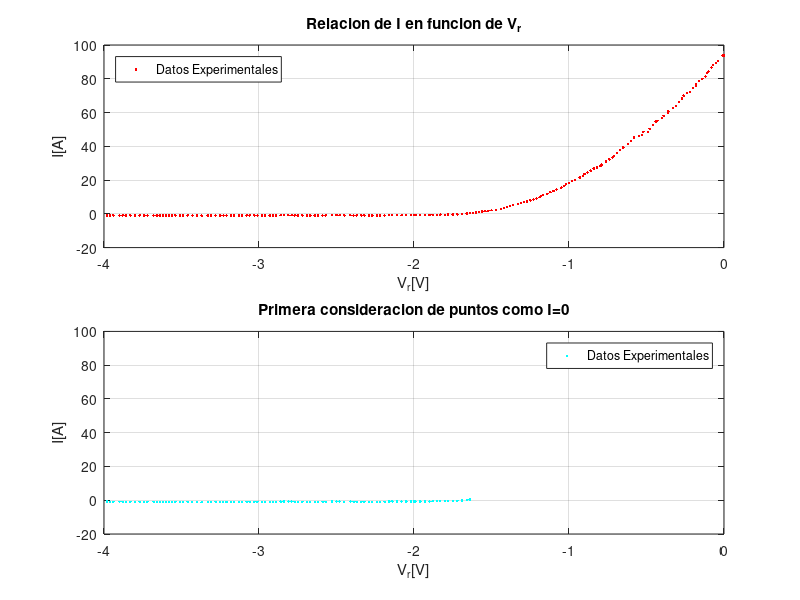
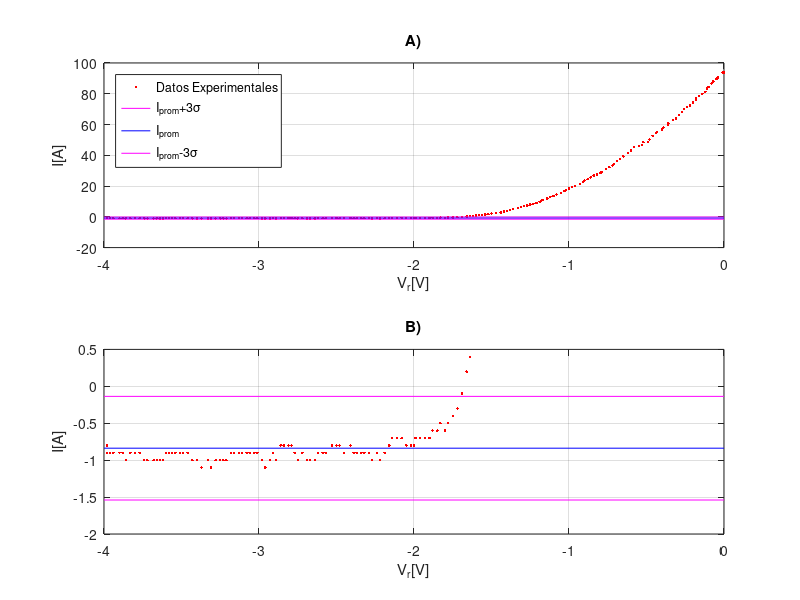
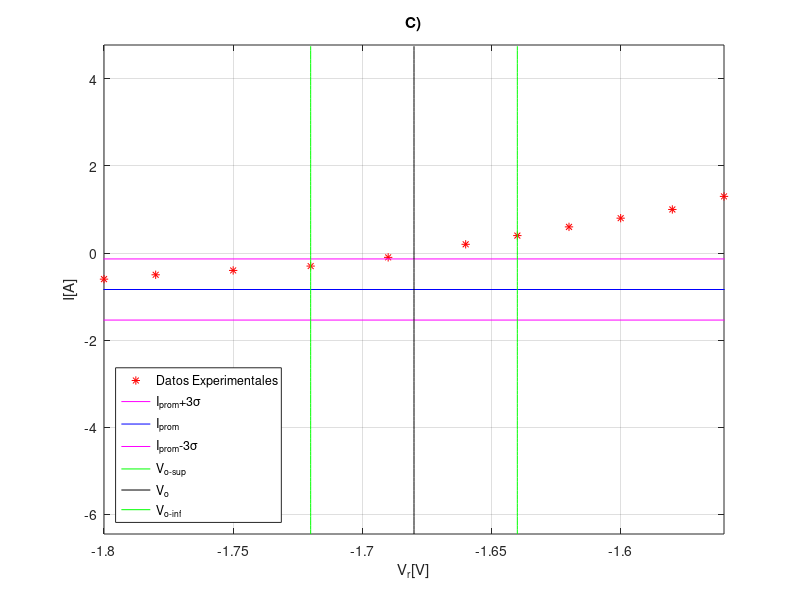

MATLAB code for these plots, in order:
clear all; close all;
Vr = [0	0	-0.01	-0.04	-0.05	-0.07	-0.08	-0.1	-0.11	-0.12	-0.14	-0.16	-0.18	-0.18	-0.2	-0.22	-0.24	-0.26	-0.27	-0.29	-0.31	-0.33	-0.36	-0.36	-0.39	-0.4	-0.43	-0.44	-0.46	-0.48	-0.49	-0.52	-0.53	-0.55	-0.58	-0.6	-0.62	-0.65	-0.67	-0.69	-0.71	-0.72	-0.74	-0.76	-0.79	-0.79	-0.8	-0.82	-0.84	-0.86	-0.88	-0.9	-0.91	-0.93	-0.96	-0.98	-1	-1.02	-1.03	-1.05	-1.08	-1.1	-1.12	-1.14	-1.17	-1.18	-1.19	-1.21	-1.23	-1.25	-1.27	-1.29	-1.31	-1.33	-1.36	-1.38	-1.4	-1.42	-1.44	-1.47	-1.5	-1.52	-1.54	-1.56	-1.58	-1.6	-1.62	-1.64	-1.66	-1.69	-1.72	-1.75	-1.78	-1.8	-1.83	-1.85	-1.88	-1.9	-1.93	-1.96	-1.99	-2	-2.02	-2.05	-2.08	-2.11	-2.14	-2.16	-2.19	-2.22	-2.24	-2.27	-2.29	-2.32	-2.34	-2.37	-2.39	-2.41	-2.45	-2.48	-2.5	-2.53	-2.57	-2.59	-2.62	-2.64	-2.67	-2.69	-2.72	-2.75	-2.77	-2.79	-2.81	-2.84	-2.86	-2.89	-2.91	-2.93	-2.96	-2.98	-3.01	-3.03	-3.06	-3.08	-3.11	-3.13	-3.16	-3.18	-3.21	-3.23	-3.25	-3.28	-3.31	-3.33	-3.37	-3.4	-3.43	-3.46	-3.49	-3.51	-3.54	-3.56	-3.58	-3.6	-3.62	-3.64	-3.66	-3.68	-3.72	-3.74	-3.77	-3.8	-3.83	-3.86	-3.88	-3.9	-3.94	-3.96	-3.98	-3.98	-3.98	-3.98];
I = [94	93.9	93.7	90.6	89.4	88	86.7	84.4	83.3	81.3	80	78.7	76.8	76.1	74.4	72.3	71.5	70	68.2	66.1	63.8	62.8	60.6	59.8	58	56.7	55.1	54.6	52.7	50.3	48.6	48.5	46.8	46.2	45.3	43.2	41.5	39.3	37.7	36.2	34.2	33.3	32.2	31.1	29.2	28.7	28.5	27.5	26.8	25.6	24.4	23.6	22.5	21.5	20	19.5	18.3	17.5	16.6	15.5	14.5	13.5	12.9	11.9	11	10.4	9.8	9	8.5	8	7.4	6.9	6.3	5.8	5.2	4.5	3.9	3.4	2.9	2.4	2.1	1.8	1.5	1.3	1	0.8	0.6	0.4	0.2	-0.1	-0.3	-0.4	-0.5	-0.6	-0.5	-0.6	-0.6	-0.7	-0.7	-0.7	-0.7	-0.8	-0.8	-0.8	-0.7	-0.7	-0.7	-0.8	-0.9	-1	-0.9	-1	-0.9	-0.9	-0.9	-0.9	-0.9	-0.8	-0.9	-0.8	-0.8	-0.8	-0.9	-0.9	-0.9	-1	-1	-1	-0.9	-1	-0.9	-0.8	-0.8	-0.8	-0.8	-1	-0.9	-1	-1.1	-1	-0.9	-0.9	-0.9	-0.9	-0.9	-0.9	-0.9	-0.9	-1	-1	-1	-1	-1.1	-1	-1.1	-1	-1	-0.9	-0.9	-0.9	-0.9	-0.9	-0.9	-0.9	-1	-1	-1	-1	-1	-1	-0.9	-0.9	-0.9	-1	-0.9	-0.9	-0.9	-0.9	-0.9	-0.9	-0.8	-0.8];
volmax = -1.64; %%%%%%%%%%%%%%%%%%%% <-------------SELECCIONAR el valor de voltaje hasta el que se considera, inicialmente, que esta el 0
N=find(Vr == volmax);
n = 0; x(1) = 0; y(1) = 0;
for n = N:size(Vr,2)
  x(n-(N-1)) = Vr(n);
  y(n-(N-1)) = I(n);
end

prom=mean(y)
destan=std(y)
size(y,2)
xx = -4:1:0;Isup =prom+3*destan; Iprom= prom; Iinf = prom-3*destan; deltaI = 3*destan;
yysup = Isup*ones(1,5);
yyprom = Iprom*ones(1,5);
yyinf = Iinf*ones(1,5);
Vosup=-1.72; %%%%%%%%%%%%%%%%%%%% <-------------
Voinf=-1.64; %%%%%%%%%%%%%%%%%%%% <-------------SELECCIONAR el rango para el cual se considera que esta el primer voltaje fuera de la region 0
Vo=(Vosup+Voinf)/2
deltaVo=Vo-Vosup
xinf = Vo-((0.4/0.1)-1)*deltaVo; xsup = Vo+((0.4/0.1)-1)*deltaVo; ysup = Iprom+((0.45/0.05)-1)*deltaI;yinf = Iprom-((0.45/0.05)-1)*deltaI;
yf1= yinf:0.1:ysup;
xf1= Vosup*ones(1,length(yf1));
yf2= yinf:0.1:ysup;
xf2= Vo*ones(1,length(yf2));
yf3= yinf:0.1:ysup;
xf3= Voinf*ones(1,length(yf3));

figure(1);clf;
%%%%%%%%%%%%%%%%%%%%%%%%%%%%%%%%%%%%%%%%%%%%%%%%%%%%%%%%%%%%%%%%%%%%%%
subplot(2,2,1:2)
plot (Vr,I,'r.');grid on;
xlabel('V_{r}[V]');ylabel('I[A]');
legend('Datos Experimentales','Location','northwest')
title('Relacion de I en funcion de V_{r}')
%%%%%%%%%%%%%%%%%%%%%%%%%%%%%%%%%%%%%%%%%%%%%%%%%%%%%%%%%%%%%%%%%%%%%%
subplot(2,2,3:4)
plot (x,y,'c.');grid on;
axis([-4 0 -20 100])
xlabel('V_{r}[V]');ylabel('I[A]');
legend('Datos Experimentales')
title('Primera consideracion de puntos como I=0')

figure(2);clf;
%%%%%%%%%%%%%%%%%%%%%%%%%%%%%%%%%%%%%%%%%%%%%%%%%%%%%%%%%%%%%%%%%%%%%%
subplot(2,1,1)
plot (Vr,I,'r.',xx,yysup,'m-',xx,yyprom,'b-',xx,yyinf,'m-');grid on;
axis([-4 0 -20 100])
title('A)')
xlabel('V_{r}[V]');ylabel('I[A]');
legend('Datos Experimentales','I_{prom}+3\sigma','I_{prom}','I_{prom}-3\sigma','Location','northwest')
%%%%%%%%%%%%%%%%%%%%%%%%%%%%%%%%%%%%%%%%%%%%%%%%%%%%%%%%%%%%%%%%%%%%%%
subplot(2,1,2)
plot (Vr,I,'r.',xx,yysup,'m-',xx,yyprom,'b-',xx,yyinf,'m-');grid on;
title('B)')
xlabel('V_{r}[V]');ylabel('I[A]');
axis([-4 0 -2 0.5])
%%%%%%%%%%%%%%%%%%%%%%%%%%%%%%%%%%%%%%%%%%%%%%%%%%%%%%%%%%%%%%%%%%%%%%
figure(3);clf;
plot (Vr,I,'r*',xx,yysup,'m-',xx,yyprom,'b-',xx,yyinf,'m-',xf1,yf1,'g',xf2,yf2,'k',xf3,yf3,'g');grid on;
title('C)')
axis([xinf xsup yinf ysup])
xlabel('V_{r}[V]');ylabel('I[A]');
legend('Datos Experimentales','I_{prom}+3\sigma','I_{prom}','I_{prom}-3\sigma','V_{o-sup}','V_{o}','V_{o-inf}','Location','southwest')